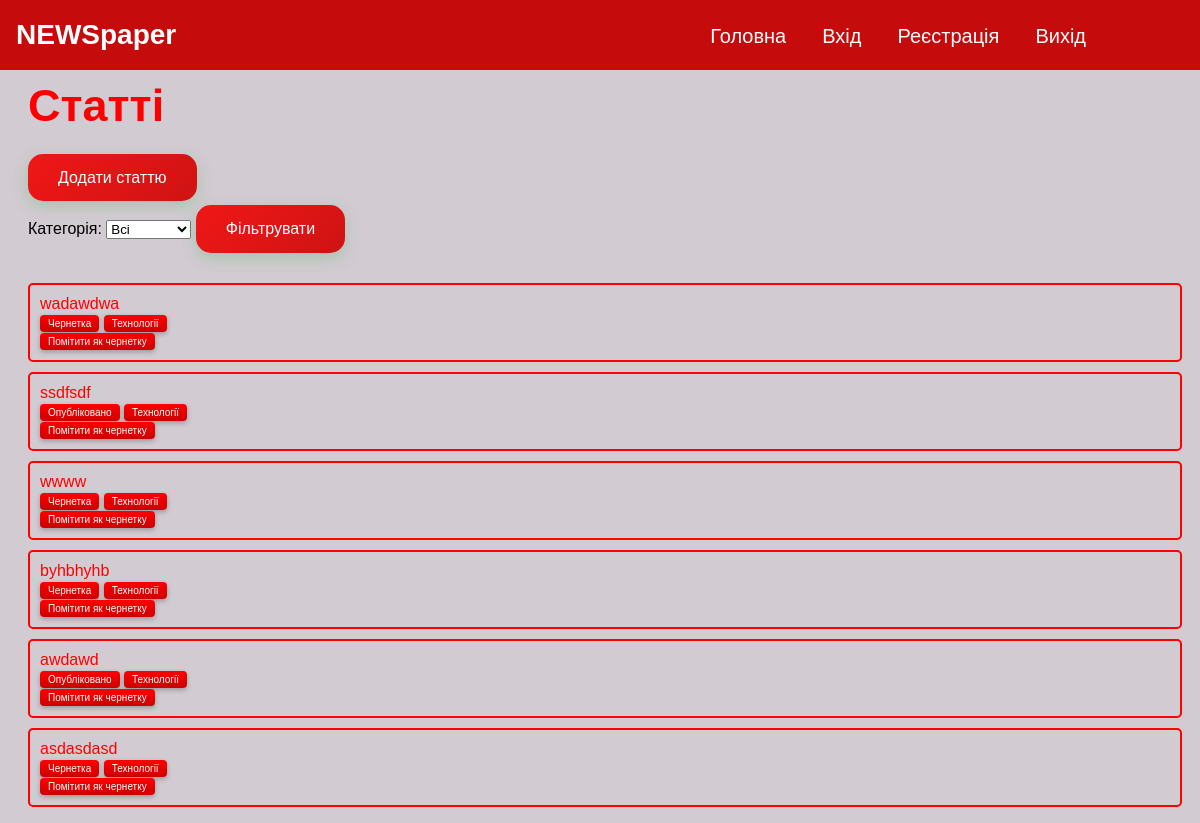
Before: / with the older database file.
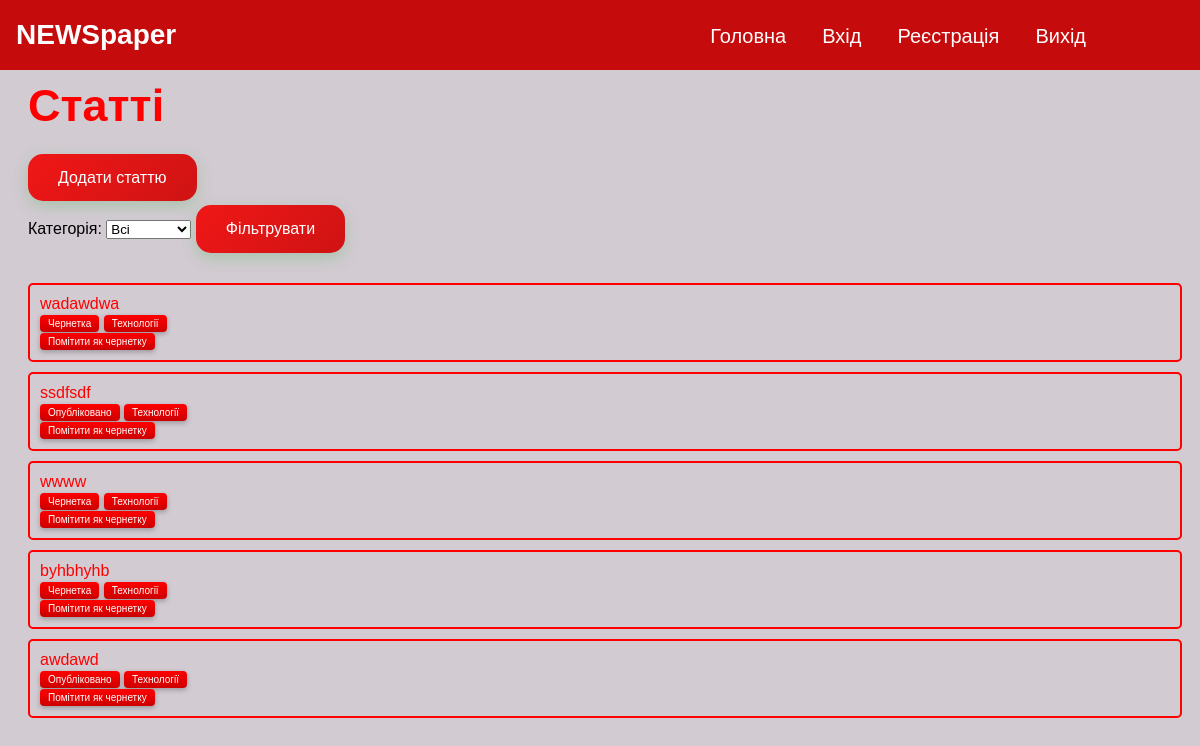
After: the same page with the newer database file.
### blog_files/models.py (models this page shows, shortened)
class Article(models.Model):
    STATUS_CHOICES = [
        ("Чернетка", "Чернетка"),
        ("Опубліковано", "Опубліковано"),
    ]
    CATEGORY_CHOICES = [
        ("Технології", "Технології"),
        ("Кухня", "Кухня"),
        ("Навчання", "Навчання")
    ]
    title = models.CharField(max_length=256)
    description = models.TextField()
    status = models.CharField(max_length=20, choices=STATUS_CHOICES, default="published")
    category = models.CharField(max_length=20, choices=CATEGORY_CHOICES, default="studying")
    due_date = models.DateField(null=True, blank=True)
    author = models.ForeignKey(User, on_delete=models.CASCADE, related_name="tasks")

### blog_files/views.py (the view)
# urls.py: path("", views.ArticleListView.as_view(), name="article-list"),
class ArticleListView(ListView):
    model = models.Article
    context_object_name = "articles"
    template_name = "html_files/article_list.html"
    def get_queryset(self):
        queryset = super().get_queryset()
        category = self.request.GET.get("category", "")
        if category:
            queryset = queryset.filter(category=category)
        return queryset
    def get_context_data(self, **kwargs):
        context = super().get_context_data(**kwargs)
        context["form"] = ArticleFilterForm(self.request.GET)
        return context

### blog_files/forms.py
class ArticleFilterForm(forms.Form):
    CATEGORY_CHOICES = [
        ("", "Всі"),
        ("Технології", "Технології"),
        ("Кухня", "Кухня"),
        ("Навчання", "Навчання")
    ]
    category = forms.ChoiceField(choices=CATEGORY_CHOICES, required=False, label="Категорія")
    def __init__(self, *args, **kwargs):
        super(ArticleFilterForm, self).__init__(*args, **kwargs)
        self.fields["category"].widget.attrs.update({"class": "form-control"})

### blog_files/templates/html_files/article_list.html (shortened to what this page needs)
{% extends "base.html" %}
{% block content %}
<div class="container">
    <h2>Cтатті</h2>
    <a href="{% url 'articlee:article-create'%}" class="btn-red">Додати статтю</a>
    <br><br>
    <form method="get" class="form-inline mb-3">
        {{ form.category.label_tag }}
        {{ form.category }}
        <button type="submit" class="btn-red">Фільтрувати</button>
    </form>
    <ul class="list-group">
        {% for article in articles %}
        <li class="list-group-item">
            <a href="{% url 'articlee:article-info' article.pk %}">{{ article.title }}</a>
            <span class="btn-small">{{ article.status }}</span>
            <span class="btn-small">{{ article.category }}</span>
            <form action="{% url 'articlee:article-complete' article.pk%}" method="post">
            <button type="submit" class="btn-small">Помітити як чернетку</button>
        </form>
        </li>
        {% empty %}
        <li class="list-group-item">Статті відсутні</li>
        {% endfor %}
    </ul>
</div>
{% endblock %}

Changed rows visible on the page:
removed Article: title "asdasdasd", status "Чернетка", category "Технології"
